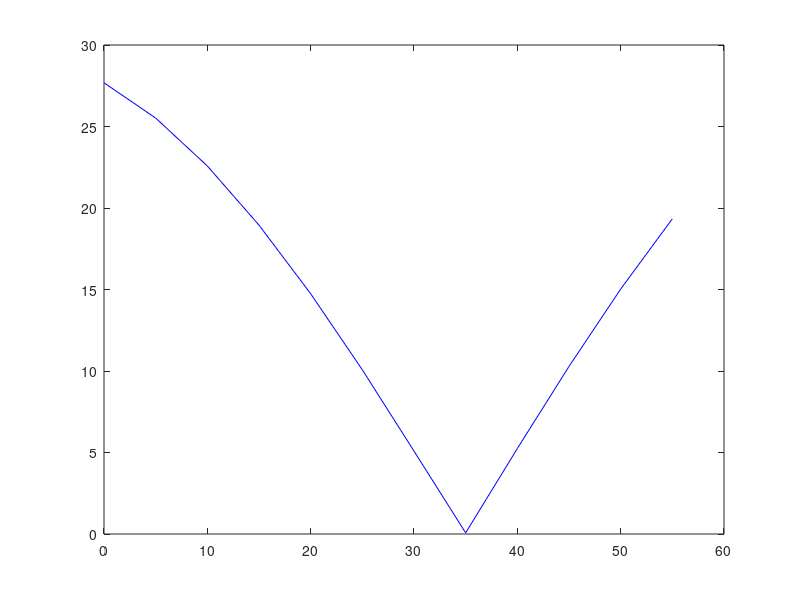

Here is the MATLAB script that generated this plot: (Note: this script raises an error after producing the figure.)
clear all;
close all;
clc;

% Angle of tilt of the box
theta_complete = [0,5,10,15,20,25,30,35,40, 45, 50, 55, 60, 65, 70, 75, 80, 85, 90];
theta_experimental = [0,5,10,15,20,25,30,35,40, 45, 50, 55];
name_left = ["left_s0", 'left_s1', 'left_e0', 'left_e1', 'left_w0', 'left_w1', 'left_w2'];
name_right = ['right_s0', 'right_s1', 'right_e0', 'right_e1', 'right_w0', 'right_w1', 'right_w2'];

% Fc_opt_experimental = [12.0252,11.0919,9.82204,8.25166, 6.42574,4.3968,2.22349,0.0309831,2.30062,4.51845,6.6184,8.53718];
% Fc_opt_complete = [12.0252,11.0919,9.82204,8.25166, 6.42574,4.3968,2.22349,0.0309831,2.30062,4.51845,6.6184,8.53718,10.2161,11.6073,12.6546,13.331,13.6124,13.4838,12.9433];
% 
% Fc_1_tau_opt = [12.5364, 11.8350, 10.4790, 8.6500, 6.7710,4.7136,2.3549,0.0357,2.6697,5.1724,7.4648, 9.9531];
% Fc_2_tau_opt = [12.7581, 12.0060, 10.4954, 8.4732,  6.2535,4.1845,2.1331,0.0266,1.9670,3.9269,5.9284, 8.2950];
% 
% F_e_experimental = [8.8334,8.9734,9.1535,9.3562,9.5616,9.7494,9.9010,10.0010,10.0390,10.0106,9.9182,9.7705];
% F_e_complete = [8.8334,8.9734,9.1535,9.3562,9.5616,9.7494,9.9010,10.0010,10.0390,10.0106,9.9182,9.7705,9.5821,9.3063,9.1230,8.9752,8.8317,8.7487,8.7375];
% 
% F_e1_tau_opt = [8.8503, 8.9842, 9.1071, 9.1918, 9.0877,9.0733,9.5886,9.9904,9.1895,8.5115,8.1431,8.0078];
% F_e2_tau_opt = [9.5708, 10.0206, 10.1688, 10.1357, 10.3212,10.3076,10.1149, 10.0101,10.7562,11.2596, 11.2673,10.8219];
% 
% Tau_left = [5.8621, 5.3674, 4.6976, 3.8772, 2.9470, 1.9568, 0.9870,0.0186,1.3807,2.7019,3.9251,4.9883];
% Tau_right = [ 4.1734,3.5426, 3.3387,  2.8225, 2.4618, 1.7801,0.9161,0.0140,1.0300,2.0641,3.0747,3.3391];
% 
% Tau_opt = [5.62443, 5.11384, 4.42143, 3.61079, 2.70212,1.84277,0.944529,0.015876,1.17067,2.32451,3.43288,4.43672];
% 
% Tau_left_opt = [5.6244, 5.1138, 4.4214,  3.6108, 2.7021,1.8428,0.9445, 0.0159,1.1707,2.3245,3.4329, 4.4367];
% Tau_right_opt = [4.3508, 3.7799, 3.5620, 2.9587, 2.5940,1.8428,0.9445, 0.0159,1.1707,2.3245,3.4329, 3.8881];
% 
% diff_1 = [0.5917,0.4773,0.4172, 0.4195,  0.4864, 0.6137, 0.7903, 0.9970,  0.7771, 0.5493, 0.3351, 0.1548, 0.0260,0,0,0.0449,0.1846, 0.3726, 0.5887];
% diff_2 = [0.5917,0.4773,0.4172, 0.4195,  0.4864, 0.6137, 0.7903, 0.9970, 0.7771, 0.5493, 0.3351, 0.1548, 0.0260,0,0, 0.0449, 0.1846, 0.3726,0.5887];
%%
%%%%%%%%%%%%%%% BOX TILTING ANISOTROPIC FRICTION %%%%%%%%%%%%%%%%%%%%%%%%%%
Fc_opt_experimental = [27.6831, 25.5176, 22.5777,18.9496, 14.7399, 10.0728, 5.08647, 0.0707619, 5.24489, 10.2805, 15.0255, 19.3355];
Fc_opt_complete = [23.0781, 26.1372, 28.4163, 29.8421, 30.3662, 29.9677, 28.6535];

F_e_experimental = [8.9782, 9.1162,9.2884, 9.4761, 9.6591, 9.8178, 9.9356, 10.0005, 10.0068, 9.9555, 9.8539, 9.7154];
F_e_complete = [9.5572, 9.3987, 9.2592, 9.1554, 9.0996, 9.0984, 9.1516];

Tau_left = [11.9286, 10.8776, 9.8969, 8.6043,  6.9255,4.8888, 2.4926, 0.0391, 2.8949, 5.6461, 8.1737, 10.3488];
joint_max_torque_left = [4,4, 3, 3, 3, 3, 3, 3, 3,3, 3];

Tau_right = [14.2186,  13.1890, 10.3841, 10.1341, 7.1048, 4.9078, 2.5101, 0.0317, 2.4557, 4.7566, 7.1341, 8.8899];
joint_max_torque_right = [3,3, 3, 3, 2, 2, 3, 4, 4,3, 3];

diff_1 = [0.5913,0.4896, 0.4423,  0.4553,  0.5280, 0.6530, 0.8168, 0.9975,  0.8116, 0.6326, 0.4797, 0.3691];
diff_complete = [0.3119 , 0.3138, 0.3725, 0.4801, 0.6229, 0.7834, 0.8873];

net_moment_due_reaction = [-2.6598, -2.4515, -2.1688, -1.8200, -1.415, -0.4883, 0.0068, 0.5033, 0.9862, 1.4410, 1.8539,2.2122];
net_moment_due_contact = [ 2.6598,];

Tau_opt = [13.9528, 12.9549, 10.1129, 9.86272, 6.99321, 4.88463,2.49459, 0.0349038, 2.6534, 5.15573, 7.67201, 9.89568  ];

Fc_1_tau_opt = [27.4924, 25.3251, 22.2700, 18.6243, 14.6118,10.0937 , 5.0880, 0.0787, 5.6780, 11.1644, 16.0469,  20.3641];
Fc_2_tau_opt = [28.3272,  26.1057, 23.1659, 19.5903,14.9545, 10.1069, 5.1121, 0.0634, 4.8282, 9.4292, 14.3015, 18.7794];
F_e1_tau_opt = [9.6769, 9.8665, 10.0240, 10.4463, 10.0516, 9.9066, 9.9940, 9.9865, 9.1967, 8.3384, 8.2894, 8.3996];
F_e2_tau_opt = [8.7081, 8.7463, 8.6385, 8.7832, 9.2945, 9.7540, 9.8882, 10.0149, 10.8063, 11.5607, 11.3402, 10.9444];

Tau_left_opt = [12.1984, 11.1283, 10.1129, 8.8953, 6.9932,4.8846, 2.4946,  0.0349,  2.6534, 5.1557, 7.6720, 9.8957];
joint_max_torque_left_opt = [4,4,3];
Tau_right_opt = [13.9528, 12.9549, 10.1129,  9.8627, 6.9932, 4.8846, 2.4946, 0.0349, 2.6534, 5.1557, 7.6720, 9.3597];
joint_max_torque_right_opt = [3, 3, 3];

Tau_opt_diff_e1 = [0,0,0,0,0.3708,0.6246,0.8321,0.9893,0.5034,0.0656,0,0];
Tau_opt_diff_e2 = [0,0.0383,0.0383,0,0.6000,0.6201,0.8002,0.9938,0.5740,0.0606,0,0];


%% 
for i = 1:numel(Tau_left)
    Tau_max(i) = max(Tau_left(i), Tau_right(i));
end



%%

figure('Units', 'pixels', ...
    'Position', [100 100 500 375]);
h = plot(theta_experimental, Fc_opt_experimental, 'b');
ax = h.Parent;

Title = title('Angle of tilt VS Squeezing force');
X_label = xlabel('Angle of tilt (degrees)');
Y_label = ylabel('Squeezing force (N)');
grid on;

xtl = ax.XTickLabel;
xtld = strcat(xtl,'^{\circ}');
ax.XTickLabel = xtld;

set( gca                       , ...
    'FontName'   , 'Helvetica' );
set([Title, X_label, Y_label], ...
    'FontName'   , 'AvantGarde');
set(gca             , ...
    'FontSize'   , 8           );
set([X_label, Y_label]  , ...
    'FontSize'   , 10          );
set( Title                    , ...
    'FontSize'   , 12          , ...
    'FontWeight' , 'bold'      );

set(gcf, 'PaperPositionMode', 'auto');
% print -depsc2 finalPlot1.eps
% close;


% figure;
% plot(theta_complete, Fc_opt_complete, 'b');
% title('Angle of tilt VS Squeezing force (Complete)');
% xlabel('Angle of tilt (degrees)');
% ylabel('Magnitude of Squeezing force required (N)');
% grid on;

%%

% figure;
% plot(theta_complete, F_e_complete, 'b');
% title('Angle of tilt VS Reaction forces (Complete)');
% xlabel('Angle of tilt (degrees)');
% ylabel('Magnitude of Reaction force generated (N)');
% grid on;

figure('Units', 'pixels', ...
    'Position', [100 100 500 375]);
h = plot(theta_experimental, F_e_experimental, 'b');
ax = h.Parent;

Title = title('Angle of tilt VS Reaction Forces');
X_label = xlabel('Angle of tilt (degrees)');
Y_label = ylabel('Reaction force generated (N)');
grid on;

xtl = ax.XTickLabel;
xtld = strcat(xtl,'^{\circ}');
ax.XTickLabel = xtld;

set( gca                       , ...
    'FontName'   , 'Helvetica' );
set([Title, X_label, Y_label], ...
    'FontName'   , 'AvantGarde');
set(gca             , ...
    'FontSize'   , 8           );
set([X_label, Y_label]  , ...
    'FontSize'   , 10          );
set( Title                    , ...
    'FontSize'   , 12          , ...
    'FontWeight' , 'bold'      );

 set(gcf, 'PaperPositionMode', 'auto');
% print -depsc2 finalPlot2.eps
% close;


%%

figure;
plot(theta_experimental, Tau_left, 'r');
hold on;
plot(theta_experimental, Tau_left_opt, 'b');
hold off
Title = title('Angle of tilt VS Torques (Experimental)');
X_label = xlabel('Angle of tilt (degrees)');
Y_label = ylabel('Maximum value of Torque generated in the left arm.(N/m)');
grid on;


%%

% figure;
% plot(theta_experimental, diff_1, 'b');
% title('Satisfaction of the Friction cone constraints');
% xlabel('Angle of tilt (degrees)');
% 
% grid on;

figure('Units', 'pixels', ...
    'Position', [100 100 500 375]);
hold on;
h = plot(theta_experimental, Tau_opt_diff_e1, 'b');
ax = h.Parent;
e = plot(theta_experimental, Tau_opt_diff_e2, 'r');
Title = title('Friction cone constraints satisfaction');
X_label = xlabel('Angle of tilt (degrees)');
Y_label = ylabel('Satisfaction criteria (N).');

grid on;

xtl = ax.XTickLabel;
xtld = strcat(xtl,'^{\circ}');
ax.XTickLabel = xtld;

set( gca                       , ...
    'FontName'   , 'Helvetica' );
set([Title, X_label, Y_label], ...
    'FontName'   , 'AvantGarde');
set(gca             , ...
    'FontSize'   , 8           );
set([X_label, Y_label]  , ...
    'FontSize'   , 10          );
set( Title                    , ...
    'FontSize'   , 12          , ...
    'FontWeight' , 'bold'      );

 set(gcf,'PaperPositionMode', 'auto');
% print -depsc2 finalPlot3.eps
% close;

%% 

figure('Units', 'pixels', ...
    'Position', [100 100 500 375]);
hold on;
h = plot(theta_experimental, Tau_left, 'b');
ax = h.Parent;
e = plot(theta_experimental, Tau_right, 'r');
hLegend = legend('Torque in left arm','Torque in right arm','location', 'NorthEast' );
Title = title('Joint Torque variation in both arms');
X_label = xlabel('Angle of tilt (degrees)');
Y_label = ylabel('Torque required (N).');
grid on;

xtl = ax.XTickLabel;
xtld = strcat(xtl,'^{\circ}');
ax.XTickLabel = xtld;


set(gca,'Ytick',0:2:18);
set( gca                       , ...
    'FontName'   , 'Helvetica' );
set([Title, X_label, Y_label], ...
    'FontName'   , 'AvantGarde');
set([hLegend, gca]             , ...
    'FontSize'   , 8           );
set([X_label, Y_label]  , ...
    'FontSize'   , 10          );
set( Title                    , ...
    'FontSize'   , 12          , ...
    'FontWeight' , 'bold'      );

set(gcf,'PaperPositionMode', 'auto');
% print -depsc2 TorquePlot1.eps
% close;


%% Torque optimization graphs.

figure('Units', 'pixels', ...
    'Position', [100 100 500 375]);
hold on;
h = plot(theta_experimental, F_e1_tau_opt, 'r');
ax = h.Parent;
e = plot(theta_experimental, F_e_experimental, '--b');
hLegend = legend('Torque opt.','Force opt.','location', 'NorthEast' );
Title = title('The variation in the Reaction force at E1');
X_label = xlabel('Angle of tilt (degrees)');
Y_label = ylabel('Reaction force at E1 (N).');
grid on;

xtl = ax.XTickLabel;
xtld = strcat(xtl,'^{\circ}');
ax.XTickLabel = xtld;

set( gca                       , ...
    'FontName'   , 'Helvetica' );
set([Title, X_label, Y_label], ...
    'FontName'   , 'AvantGarde');
set([hLegend, gca]             , ...
    'FontSize'   , 8           );
set([X_label, Y_label]  , ...
    'FontSize'   , 10          );
set( Title                    , ...
    'FontSize'   , 12          , ...
    'FontWeight' , 'bold'      );

set(gcf,'PaperPositionMode', 'auto');
% print -depsc2 fe1_T_opt.eps
% close;

%%

figure('Units', 'pixels', ...
    'Position', [100 100 500 375]);
hold on;
h = plot(theta_experimental, F_e2_tau_opt, 'r');
ax = h.Parent;
e = plot(theta_experimental, F_e_experimental, '--b');
hLegend = legend('Torque opt.','Force opt.','location', 'NorthEast' );
Title = title('The variation in the Reaction force at E2');
X_label = xlabel('Angle of tilt (degrees)');
Y_label = ylabel('Reaction force at E2 (N).');
grid on;

xtl = ax.XTickLabel;
xtld = strcat(xtl,'^{\circ}');
ax.XTickLabel = xtld;

set( gca                       , ...
    'FontName'   , 'Helvetica' );
set([Title, X_label, Y_label], ...
    'FontName'   , 'AvantGarde');
set([hLegend, gca]             , ...
    'FontSize'   , 8           );
set([X_label, Y_label]  , ...
    'FontSize'   , 10          );
set( Title                    , ...
    'FontSize'   , 12          , ...
    'FontWeight' , 'bold'      );

set(gcf,'PaperPositionMode', 'auto');
% print -depsc2 fe2_T_opt.eps
% close;

%%
figure('Units', 'pixels', ...
    'Position', [100 100 500 375]);
hold on;
h = plot(theta_experimental, Tau_left_opt, 'r');
ax = h.Parent;
e = plot(theta_experimental, Tau_left, '--b');
hLegend = legend('Torque opt.','Force opt.','location', 'NorthEast' );
Title = title('The variation in the max. Joint Torque in left arm');
X_label = xlabel('Angle of tilt (degrees)');
Y_label = ylabel('Joint Torque magnitude (N/m)');
grid on;

xtl = ax.XTickLabel;
xtld = strcat(xtl,'^{\circ}');
ax.XTickLabel = xtld;

set( gca                       , ...
    'FontName'   , 'Helvetica' );
set([Title, X_label, Y_label], ...
    'FontName'   , 'AvantGarde');
set([hLegend, gca]             , ...
    'FontSize'   , 8           );
set([X_label, Y_label]  , ...
    'FontSize'   , 10          );
set( Title                    , ...
    'FontSize'   , 12          , ...
    'FontWeight' , 'bold'      );

set(gcf,'PaperPositionMode', 'auto');
% print -depsc2 left_T_opt.eps
% close;

figure('Units', 'pixels', ...
    'Position', [100 100 500 375]);
hold on;
h = plot(theta_experimental, Tau_right_opt, 'r');
ax = h.Parent;
e = plot(theta_experimental, Tau_right, '--b');
hLegend = legend('Torque opt.','Force opt.','location', 'NorthEast' );
Title = title('The variation in the max. Joint Torque in right arm');
X_label = xlabel('Angle of tilt (degrees)');
Y_label = ylabel('Joint Torque magnitude (N/m)');
grid on;

xtl = ax.XTickLabel;
xtld = strcat(xtl,'^{\circ}');
ax.XTickLabel = xtld;

set( gca                       , ...
    'FontName'   , 'Helvetica' );
set([Title, X_label, Y_label], ...
    'FontName'   , 'AvantGarde');
set([hLegend, gca]             , ...
    'FontSize'   , 8           );
set([X_label, Y_label]  , ...
    'FontSize'   , 10          );
set( Title                    , ...
    'FontSize'   , 12          , ...
    'FontWeight' , 'bold'      );

set(gcf,'PaperPositionMode', 'auto');
% print -depsc2 right_T_opt.eps

%%
figure('Units', 'pixels', ...
    'Position', [100 100 500 375]);
hold on;
h = plot(theta_experimental, Tau_left_opt, 'b');
ax = h.Parent;
e = plot(theta_experimental, Tau_right_opt, 'r');
hLegend = legend('Torque in left arm','Torque in right arm','location', 'NorthEast' );
Title = title('Joint Torque variation in both arms');
X_label = xlabel('Angle of tilt (degrees)');
Y_label = ylabel('Torque required (N/m).');
grid on;
h = plot(theta_experimental, Fc_opt_experimental, 'b');
xtl = ax.XTickLabel;
xtld = strcat(xtl,'^{\circ}');
ax.XTickLabel = xtld;


set(gca,'Ytick',0:2:18);
set( gca                       , ...
    'FontName'   , 'Helvetica' );
set([Title, X_label, Y_label], ...
    'FontName'   , 'AvantGarde');
set([hLegend, gca]             , ...
    'FontSize'   , 8           );
set([X_label, Y_label]  , ...
    'FontSize'   , 10          );
set( Title                    , ...
    'FontSize'   , 12          , ...
    'FontWeight' , 'bold'      );

set(gcf,'PaperPositionMode', 'auto');
print -depsc2 Torque_opt_Plot.eps
% close;

%% 

Tau_left = [-1.1572;0.3838;-9.8969;9.4764;-4.4674;6.5023;-0.0406];
Tau_left_opt = [-1.1989;0.4262;-10.1129;9.7529;-4.5728;6.6829;-0.0422];

Tau_right = [1.3539;1.1774;-10.3841;8.6097;-6.2281;-3.1073;-0.0369];
Tau_right_opt = [1.2394;1.2822;-10.1129;8.5849;-6.1252;-3.1046;-0.0378];

% plot(y)
% set(gca,'xticklabel',x.')

figure('Units', 'pixels', ...
    'Position', [100 100 500 375]);
hold on;
h = plot(Tau_right_opt, 'b');
set(gca, 'xticklabel',name_left.')
ax = h.Parent;
e = plot(Tau_right, 'r');
hLegend = legend('Torque in left arm','Torque in right arm','location', 'NorthEast' );
Title = title('Joint Torque variation in both arms');
X_label = xlabel('Angle of tilt (degrees)');
Y_label = ylabel('Torque required (N/m).');
grid on;

% xtl = ax.XTickLabel;
% xtld = strcat(xtl,'^{\circ}');
% ax.XTickLabel = xtld;


% set(gca,'Ytick',0:2:18);
set( gca                       , ...
    'FontName'   , 'Helvetica' );
set([Title, X_label, Y_label], ...
    'FontName'   , 'AvantGarde');
set([hLegend, gca]             , ...
    'FontSize'   , 8           );
set([X_label, Y_label]  , ...
    'FontSize'   , 10          );
set( Title                    , ...
    'FontSize'   , 12          , ...
    'FontWeight' , 'bold'      );

set(gcf,'PaperPositionMode', 'auto');
% print -depsc2 Torque_opt_Plot.eps
% close;
%%
figure('Units', 'pixels', ...
    'Position', [100 100 500 375]);
hold on;
h = plot(theta_experimental, Tau_opt, 'b');
ax = h.Parent;
e = plot(theta_experimental, Tau_max, '--r');

Title = title('Torque Minimization');
X_label = xlabel('Angle of tilt (degrees)');
Y_label = ylabel('Maximum Torque (Nm)');
hLegend = legend('Torque opt.','Force opt.','location', 'NorthEast' );
grid on;

xtl = ax.XTickLabel;
xtld = strcat(xtl,'^{\circ}');
ax.XTickLabel = xtld;

set( gca                       , ...
    'FontName'   , 'Helvetica' );
set([Title, X_label, Y_label], ...
    'FontName'   , 'AvantGarde');
set(gca             , ...
    'FontSize'   , 8           );
set([X_label, Y_label]  , ...
    'FontSize'   , 10          );
set( Title                    , ...
    'FontSize'   , 12          , ...
    'FontWeight' , 'bold'      );

set(gcf, 'PaperPositionMode', 'auto');
% print -depsc2 finalPlot1.eps
% close;
























